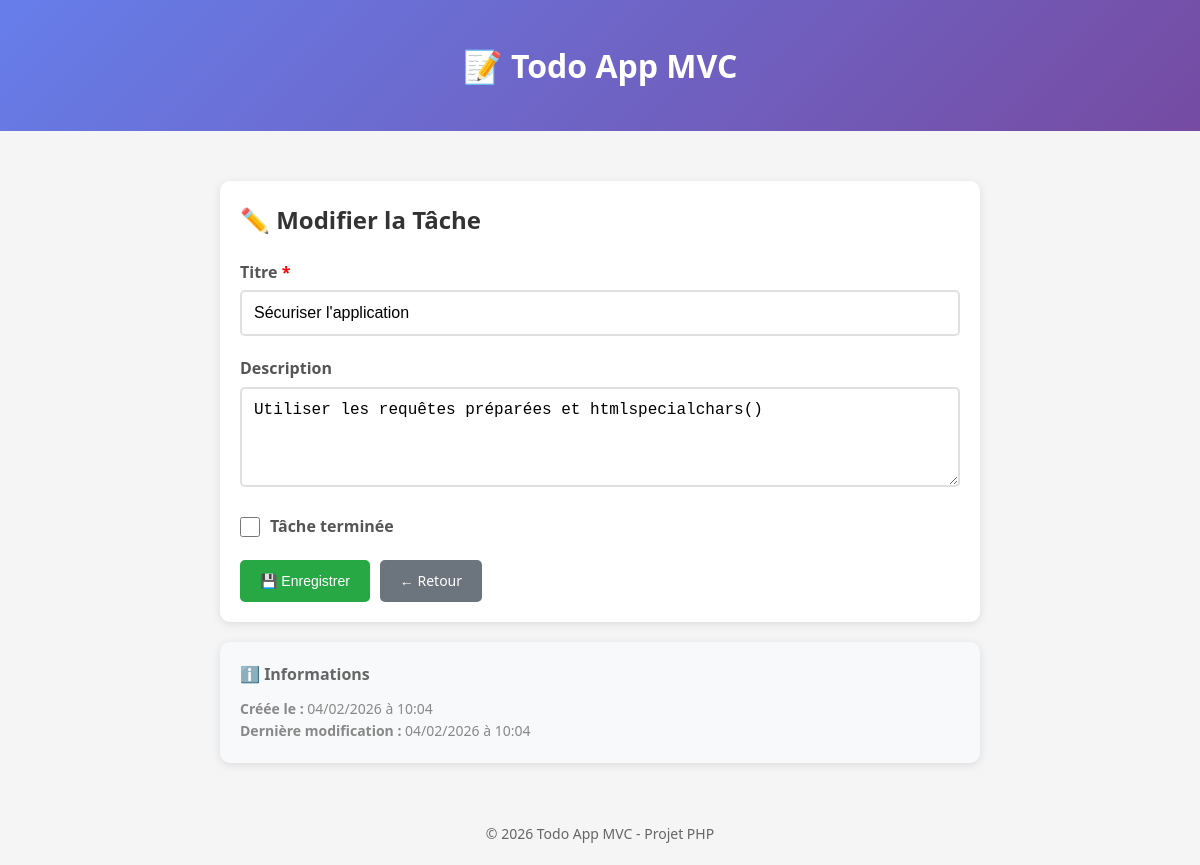
The page /?action=edit&id=4 on the database its author committed.
### tables this page shows
CREATE TABLE IF NOT EXISTS tasks (
    id INT UNSIGNED AUTO_INCREMENT PRIMARY KEY,
    title VARCHAR(255) NOT NULL,
    description TEXT DEFAULT NULL,
    is_completed TINYINT(1) NOT NULL DEFAULT 0,
    created_at DATETIME NOT NULL DEFAULT CURRENT_TIMESTAMP,
    updated_at DATETIME NOT NULL DEFAULT CURRENT_TIMESTAMP ON UPDATE CURRENT_TIMESTAMP,
    
     
    INDEX idx_is_completed (is_completed),
    INDEX idx_created_at (created_at)
);

### controllers/TaskController.php (called while the page is built, shortened)
<?php
class TaskController
{
    private Task $taskModel;
    public function __construct()
    {
        $this->taskModel = new Task();
    }
    public function edit(?int $id): void
    {
        $task = $this->taskModel->findById($id);
        $errors = $_SESSION['errors'] ?? [];
        $old = $_SESSION['old'] ?? [];
        require_once __DIR__ . '/../views/tasks/edit.php';
    }
}

### config/Database.php (called while the page is built, shortened)
<?php
class Database
{
    private static ?Database $instance = null;
    private PDO $connection;
    private function __construct()
    {
        try {
            $dsn = sprintf(
                'mysql:host=%s;dbname=%s;charset=%s',
                self::DB_HOST,
                self::DB_NAME,
                self::DB_CHARSET
            );
            $options = [
                PDO::ATTR_ERRMODE => PDO::ERRMODE_EXCEPTION,
                PDO::ATTR_DEFAULT_FETCH_MODE => PDO::FETCH_ASSOC,
                PDO::ATTR_EMULATE_PREPARES => false
            ];
            $this->connection = new PDO($dsn, self::DB_USER, self::DB_PASS, $options);
        } catch (PDOException $e) {
            die('Erreur de connexion à la base de données : ' . $e->getMessage());
        }
    }
    public static function getInstance(): Database
    {
        if (self::$instance === null) {
            self::$instance = new self();
        }
        return self::$instance;
    }
    public function getConnection(): PDO
    {
        return $this->connection;
    }
}

### models/Task.php (called while the page is built, shortened)
<?php
class Task
{
    private PDO $db;
    public function __construct()
    {
        $this->db = Database::getInstance()->getConnection();
    }
    public function findById(int $id): ?array
    {
        $sql = "SELECT * FROM tasks WHERE id = :id";
        $stmt = $this->db->prepare($sql);
        $stmt->execute(['id' => $id]);
        $result = $stmt->fetch();
        return $result ?: null;
    }
}

### views/tasks/edit.php (the view, shortened to what this page needs)
<?php
require_once __DIR__ . '/../layout/header.php';
?>
<div class="card">
    <h2 style="margin-bottom: 20px;">✏️ Modifier la Tâche</h2>
    <form action="?action=update" method="POST">
        <div class="form-group">
            <label for="title">Titre <span style="color: red;">*</span></label>
            <input
                type="text"
                id="title"
                name="title"
                class="form-control <?= isset($errors['title']) ? 'is-invalid' : '' ?>"
                value="<?= htmlspecialchars($old['title'] ?? $task['title']) ?>"
                placeholder="Ex: Faire les courses"
                maxlength="255"
                required
            >
        </div>
        <div class="form-group">
            <label for="description">Description</label>
            <textarea
                id="description"
                name="description"
                class="form-control <?= isset($errors['description']) ? 'is-invalid' : '' ?>"
                placeholder="Détails de la tâche (optionnel)"
                maxlength="1000"
            ><?= htmlspecialchars($old['description'] ?? $task['description']) ?></textarea>
        </div>
        <div class="form-group">
            <div class="checkbox-group">
                <input
                    type="checkbox"
                    id="is_completed"
                    name="is_completed"
                    <?= ($task['is_completed'] ?? false) ? 'checked' : '' ?>
                >
                <label for="is_completed" style="margin-bottom: 0; cursor: pointer;">
                    Tâche terminée
                </label>
            </div>
        </div>
        <div style="display: flex; gap: 10px;">
            <button type="submit" class="btn btn-success">💾 Enregistrer</button>
            <a href="?action=index" class="btn btn-secondary">← Retour</a>
        </div>
    </form>
</div>
<div class="card" style="background-color: #f8f9fa;">
    <h4 style="margin-bottom: 10px; color: #666;">ℹ️ Informations</h4>
    <p style="color: #888; font-size: 14px; margin: 0;">
        <strong>Créée le :</strong> <?= date('d/m/Y à H:i', strtotime($task['created_at'])) ?><br>
        <strong>Dernière modification :</strong> <?= date('d/m/Y à H:i', strtotime($task['updated_at'])) ?>
    </p>
</div>
<?php require_once __DIR__ . '/../layout/footer.php'; ?>

### views/layout/header.php (style rules this page uses)
* { margin: 0; padding: 0; box-sizing: border-box; }
body { font-family: 'Segoe UI', Tahoma, Geneva, Verdana, sans-serif; background-color: #f5f5f5; color: #333; line-height: 1.6; }
.btn { display: inline-block; padding: 10px 20px; border: none; border-radius: 5px; cursor: pointer; text-decoration: none; font-size: 14px; transition: all 0.3s ease; }
.btn-success { background-color: #28a745; color: white; }
.btn-secondary { background-color: #6c757d; color: white; }
.card { background: white; border-radius: 10px; box-shadow: 0 2px 10px rgba(0, 0, 0, 0.1); padding: 20px; margin-bottom: 20px; }
.form-group { margin-bottom: 20px; }
.form-group label { display: block; margin-bottom: 5px; font-weight: 600; color: #555; }
.form-control { width: 100%; padding: 12px; border: 2px solid #e0e0e0; border-radius: 5px; font-size: 16px; transition: border-color 0.3s ease; }
.checkbox-group { display: flex; align-items: center; gap: 10px; }
.checkbox-group input[type="checkbox"] { width: 20px; height: 20px; cursor: pointer; }
textarea.form-control { resize: vertical; min-height: 100px; }

### rows shown on the page
tasks: title "Sécuriser l'application", description "Utiliser les requêtes préparées et htmlspecialchars()", created_at "04/02/2026 à 10:04", updated_at "04/02/2026 à 10:04"
